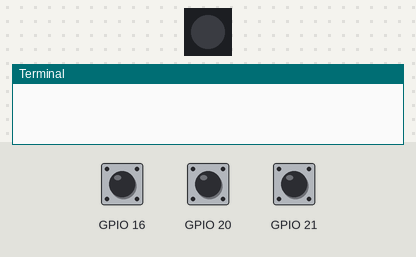
Recording of a program running on a simulated Raspberry Pi (BCM pin numbers). Shown: 1 RGB LEDs in strip order, left to right, the last lines printed to the terminal. The test bench sets the inputs (shaded band); at power-on: GPIO 16 HIGH, GPIO 20 HIGH, GPIO 21 HIGH.

Above: at 1.2 s.
1.3 s: GPIO 16 pulled LOW for 0.15 s
At 2.6 s:
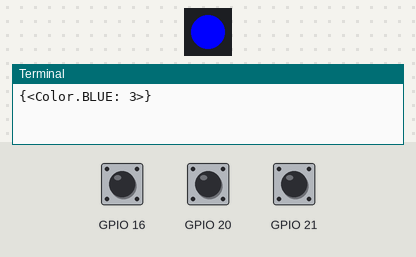
2.9 s: GPIO 20 pulled LOW for 0.15 s
At 3.9 s:
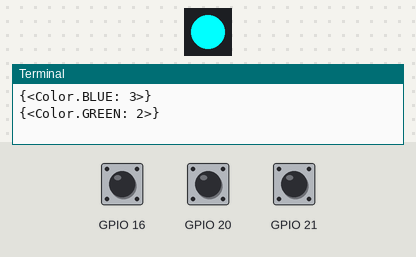
4.5 s: GPIO 21 pulled LOW for 0.15 s
At 5.1 s:
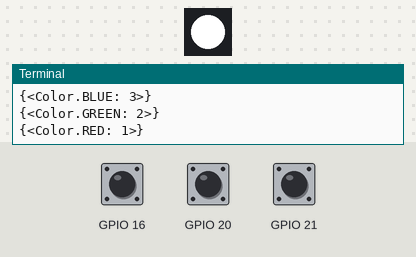
6.1 s: GPIO 16 pulled LOW for 1 s
At 7.6 s:
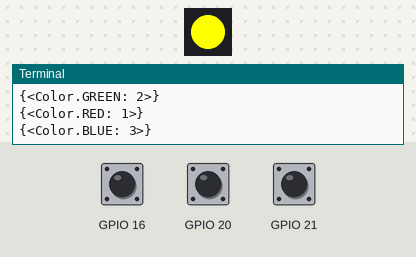
8.6 s: GPIO 20 pulled LOW for 1 s
At 10.7 s:
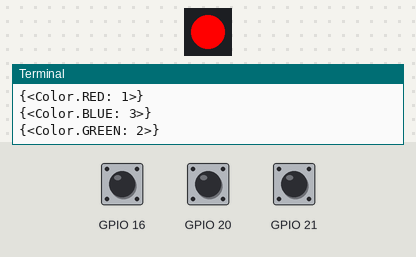
11.1 s: GPIO 16 pulled LOW for 0.15 s
At 12.5 s:
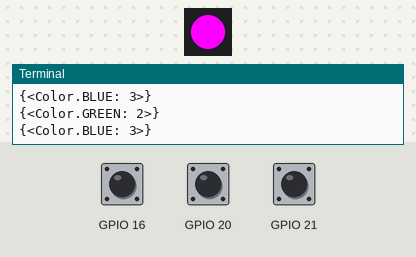
Timing chart, 0 to 13.7 s (numbered marks = the images above; inputs shaded):
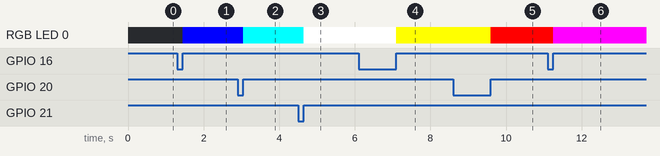

Measured:
- after the input at 1.3 s, RGB LED 0: off → RGB(0, 0, 255) after 0.15 s
- after the input at 2.9 s, RGB LED 0: RGB(0, 0, 255) → RGB(0, 255, 255) after 0.15 s
- after the input at 4.5 s, RGB LED 0: RGB(0, 255, 255) → RGB(255, 255, 255) after 0.15 s
- after the input at 6.1 s, RGB LED 0: RGB(255, 255, 255) → RGB(255, 255, 0) after 1.0 s
- after the input at 8.6 s, RGB LED 0: RGB(255, 255, 0) → RGB(255, 0, 0) after 1.0 s
- after the input at 11.1 s, RGB LED 0: RGB(255, 0, 0) → RGB(255, 0, 255) after 0.15 s

The program:

lesson11_rgb_led.py
```python
from gpiozero import RGBLED
from gpiozero import Button
from time import sleep
from enum import Enum

fps=1.0/60.0
led = RGBLED(red="BOARD37", green="BOARD35", blue="BOARD33")
red = Button("BOARD40", pull_up=True, bounce_time=0.1)
green = Button("BOARD38", pull_up=True, bounce_time=0.1)
blue = Button("BOARD36", pull_up=True, bounce_time=0.1)

class Color(Enum):
    RED = 1
    GREEN = 2
    BLUE = 3

def toggle(colors):
    global led

    print(colors)
    if Color.RED in colors:
        led.red = not led.red
    if Color.GREEN in colors:
        led.green = not led.green
    if Color.BLUE in colors:
        led.blue = not led.blue

try:
    led.red = 0.0
    led.green = 0.0
    led.blue = 0.0
    red.when_released = lambda: toggle({Color.RED})
    green.when_released = lambda: toggle({Color.GREEN})
    blue.when_released = lambda: toggle({Color.BLUE})

    while True:
        sleep(fps)
except KeyboardInterrupt:
    print(' Interrupted')

led.close()
red.close()
green.close()
blue.close()
```
